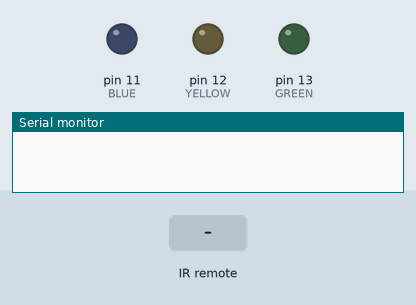
Bench run of a sketch on a simulated Arduino Uno, built with avr-gcc and run on an emulated ATmega328P. On the bench: output pins drawn as LEDs (lit = HIGH), the last lines printed to the serial monitor. Inputs (shaded band) come from the test bench.

Above: at 1.2 s.
1.3 s: infrared code 0xFD08F7 received
At 2.3 s:
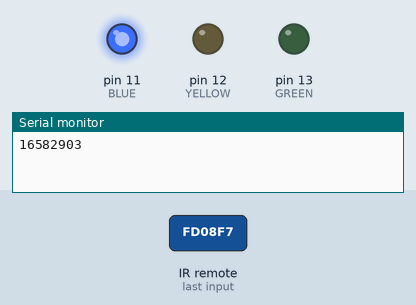
2.8 s: infrared code 0xFD48B7 received
At 3.1 s:
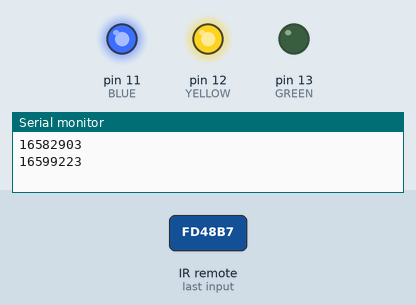
4.3 s: infrared code 0xFD8877 received
At 5.4 s:
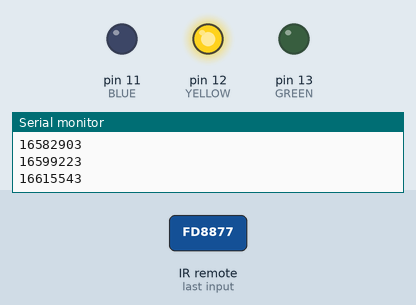
5.8 s: infrared code 0xFDA857 received
At 6.6 s:
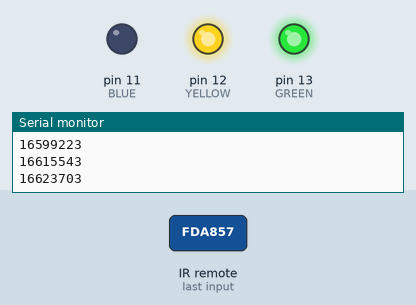
7.3 s: infrared code 0xFD28D7 received
At 7.8 s:
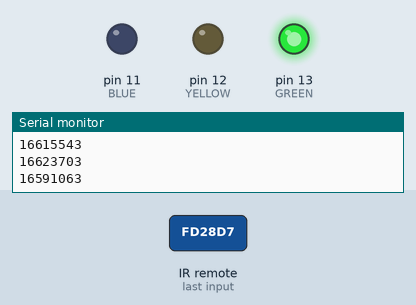
8.8 s: infrared code 0xFD6897 received
At 10.1 s:
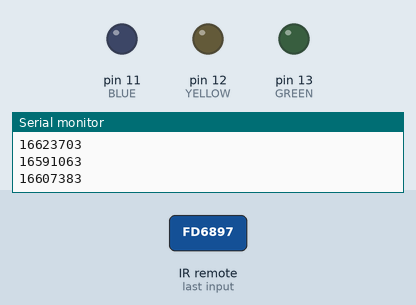
Timing chart, 0 to 11.3 s (numbered marks = the images above; inputs shaded):
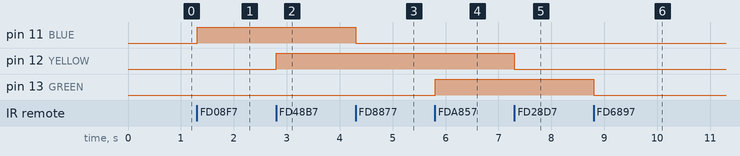

Measured:
- after the input at 1.3 s, pin 11 (BLUE): LOW → HIGH at once
- after the input at 2.8 s, pin 12 (YELLOW): LOW → HIGH at once
- after the input at 4.3 s, pin 11 (BLUE): HIGH → LOW at once
- after the input at 5.8 s, pin 13 (GREEN): LOW → HIGH at once
- after the input at 7.3 s, pin 12 (YELLOW): HIGH → LOW at once
- after the input at 8.8 s, pin 13 (GREEN): HIGH → LOW at once

The sketch:

control_led_ir_remote.ino
```cpp
#include <IRremote.h>

#define IR 7
#define BLUE 11
#define YELLOW 12
#define GREEN 13

IRrecv irrecv(IR);//reading input
decode_results results; //decodes input

void setup()
{
  Serial.begin(9600);
  irrecv.enableIRIn();// starts the receiver
  pinMode(BLUE, OUTPUT);
  pinMode(YELLOW, OUTPUT);
  pinMode(GREEN, OUTPUT);
}

void loop()
{
 //decodes the ir input
  if(irrecv.decode(&results))
  {
    long int decCode = results.value;
    Serial.println(results.value);
    // switch case to use selected remote control
    switch (results.value){
      case 16582903: //pressing 1
      digitalWrite(BLUE, HIGH);
      break;
      case 16615543: // pressing 2
      digitalWrite(BLUE, LOW);
      break;
      case 16599223: // pressing 3
      digitalWrite(YELLOW, HIGH);
      break;
      case 16591063: // pressing 4
      digitalWrite(YELLOW, LOW);
      break;
      case 16623703: // pressing 5
      digitalWrite(GREEN, HIGH);
      break;
      case 16607383: // pressing 6
      digitalWrite(GREEN, LOW);
      break;
    }
    irrecv.resume(); // receives the next value fromm the button u press
  }
  delay(10);
}
```
